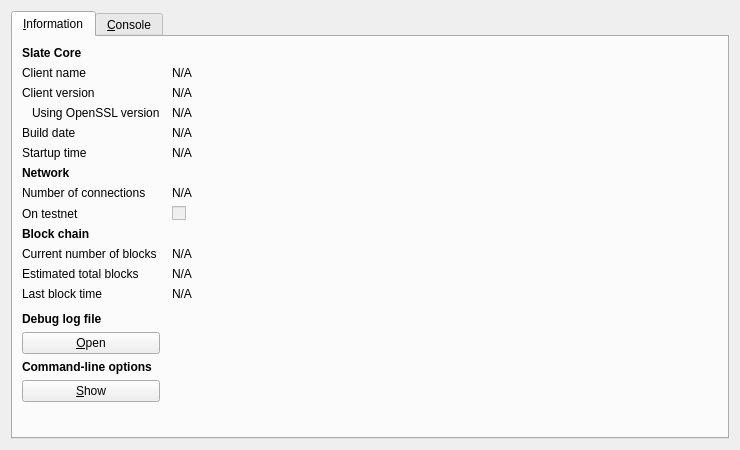
<?xml version="1.0" encoding="UTF-8"?>
<ui version="4.0">
 <class>RPCConsole</class>
 <widget class="QDialog" name="RPCConsole">
  <property name="geometry">
   <rect>
    <x>0</x>
    <y>0</y>
    <width>740</width>
    <height>450</height>
   </rect>
  </property>
  <property name="windowTitle">
   <string>Slate - Debug window</string>
  </property>
  <layout class="QVBoxLayout" name="verticalLayout_2">
   <item>
    <widget class="QTabWidget" name="tabWidget">
     <property name="currentIndex">
      <number>0</number>
     </property>
     <widget class="QWidget" name="tab_info">
      <attribute name="title">
       <string>&amp;Information</string>
      </attribute>
      <layout class="QGridLayout" name="gridLayout" columnstretch="0,1">
       <property name="horizontalSpacing">
        <number>12</number>
       </property>
       <item row="0" column="0">
        <widget class="QLabel" name="label_9">
         <property name="font">
          <font>
           <weight>75</weight>
           <bold>true</bold>
          </font>
         </property>
         <property name="text">
          <string>Slate Core</string>
         </property>
        </widget>
       </item>
       <item row="1" column="0">
        <widget class="QLabel" name="label_5">
         <property name="text">
          <string>Client name</string>
         </property>
        </widget>
       </item>
       <item row="1" column="1">
        <widget class="QLabel" name="clientName">
         <property name="cursor">
          <cursorShape>IBeamCursor</cursorShape>
         </property>
         <property name="text">
          <string>N/A</string>
         </property>
         <property name="textFormat">
          <enum>Qt::PlainText</enum>
         </property>
         <property name="textInteractionFlags">
          <set>Qt::LinksAccessibleByMouse|Qt::TextSelectableByKeyboard|Qt::TextSelectableByMouse</set>
         </property>
        </widget>
       </item>
       <item row="2" column="0">
        <widget class="QLabel" name="label_6">
         <property name="text">
          <string>Client version</string>
         </property>
        </widget>
       </item>
       <item row="2" column="1">
        <widget class="QLabel" name="clientVersion">
         <property name="cursor">
          <cursorShape>IBeamCursor</cursorShape>
         </property>
         <property name="text">
          <string>N/A</string>
         </property>
         <property name="textFormat">
          <enum>Qt::PlainText</enum>
         </property>
         <property name="textInteractionFlags">
          <set>Qt::LinksAccessibleByMouse|Qt::TextSelectableByKeyboard|Qt::TextSelectableByMouse</set>
         </property>
        </widget>
       </item>
       <item row="3" column="0">
        <widget class="QLabel" name="label_14">
         <property name="text">
          <string>Using OpenSSL version</string>
         </property>
         <property name="indent">
          <number>10</number>
         </property>
        </widget>
       </item>
       <item row="3" column="1">
        <widget class="QLabel" name="openSSLVersion">
         <property name="cursor">
          <cursorShape>IBeamCursor</cursorShape>
         </property>
         <property name="text">
          <string>N/A</string>
         </property>
         <property name="textFormat">
          <enum>Qt::PlainText</enum>
         </property>
         <property name="textInteractionFlags">
          <set>Qt::LinksAccessibleByMouse|Qt::TextSelectableByKeyboard|Qt::TextSelectableByMouse</set>
         </property>
        </widget>
       </item>
       <item row="4" column="0">
        <widget class="QLabel" name="label_12">
         <property name="text">
          <string>Build date</string>
         </property>
        </widget>
       </item>
       <item row="4" column="1">
        <widget class="QLabel" name="buildDate">
         <property name="cursor">
          <cursorShape>IBeamCursor</cursorShape>
         </property>
         <property name="text">
          <string>N/A</string>
         </property>
         <property name="textFormat">
          <enum>Qt::PlainText</enum>
         </property>
         <property name="textInteractionFlags">
          <set>Qt::LinksAccessibleByMouse|Qt::TextSelectableByKeyboard|Qt::TextSelectableByMouse</set>
         </property>
        </widget>
       </item>
       <item row="5" column="0">
        <widget class="QLabel" name="label_13">
         <property name="text">
          <string>Startup time</string>
         </property>
        </widget>
       </item>
       <item row="5" column="1">
        <widget class="QLabel" name="startupTime">
         <property name="cursor">
          <cursorShape>IBeamCursor</cursorShape>
         </property>
         <property name="text">
          <string>N/A</string>
         </property>
         <property name="textFormat">
          <enum>Qt::PlainText</enum>
         </property>
         <property name="textInteractionFlags">
          <set>Qt::LinksAccessibleByMouse|Qt::TextSelectableByKeyboard|Qt::TextSelectableByMouse</set>
         </property>
        </widget>
       </item>
       <item row="6" column="0">
        <widget class="QLabel" name="label_11">
         <property name="font">
          <font>
           <weight>75</weight>
           <bold>true</bold>
          </font>
         </property>
         <property name="text">
          <string>Network</string>
         </property>
        </widget>
       </item>
       <item row="7" column="0">
        <widget class="QLabel" name="label_7">
         <property name="text">
          <string>Number of connections</string>
         </property>
        </widget>
       </item>
       <item row="7" column="1">
        <widget class="QLabel" name="numberOfConnections">
         <property name="cursor">
          <cursorShape>IBeamCursor</cursorShape>
         </property>
         <property name="text">
          <string>N/A</string>
         </property>
         <property name="textFormat">
          <enum>Qt::PlainText</enum>
         </property>
         <property name="textInteractionFlags">
          <set>Qt::LinksAccessibleByMouse|Qt::TextSelectableByKeyboard|Qt::TextSelectableByMouse</set>
         </property>
        </widget>
       </item>
       <item row="8" column="0">
        <widget class="QLabel" name="label_8">
         <property name="text">
          <string>On testnet</string>
         </property>
        </widget>
       </item>
       <item row="8" column="1">
        <widget class="QCheckBox" name="isTestNet">
         <property name="enabled">
          <bool>false</bool>
         </property>
         <property name="text">
          <string/>
         </property>
        </widget>
       </item>
       <item row="9" column="0">
        <widget class="QLabel" name="label_10">
         <property name="font">
          <font>
           <weight>75</weight>
           <bold>true</bold>
          </font>
         </property>
         <property name="text">
          <string>Block chain</string>
         </property>
        </widget>
       </item>
       <item row="10" column="0">
        <widget class="QLabel" name="label_3">
         <property name="text">
          <string>Current number of blocks</string>
         </property>
        </widget>
       </item>
       <item row="10" column="1">
        <widget class="QLabel" name="numberOfBlocks">
         <property name="cursor">
          <cursorShape>IBeamCursor</cursorShape>
         </property>
         <property name="text">
          <string>N/A</string>
         </property>
         <property name="textFormat">
          <enum>Qt::PlainText</enum>
         </property>
         <property name="textInteractionFlags">
          <set>Qt::LinksAccessibleByMouse|Qt::TextSelectableByKeyboard|Qt::TextSelectableByMouse</set>
         </property>
        </widget>
       </item>
       <item row="11" column="0">
        <widget class="QLabel" name="label_4">
         <property name="text">
          <string>Estimated total blocks</string>
         </property>
        </widget>
       </item>
       <item row="11" column="1">
        <widget class="QLabel" name="totalBlocks">
         <property name="cursor">
          <cursorShape>IBeamCursor</cursorShape>
         </property>
         <property name="text">
          <string>N/A</string>
         </property>
         <property name="textFormat">
          <enum>Qt::PlainText</enum>
         </property>
         <property name="textInteractionFlags">
          <set>Qt::LinksAccessibleByMouse|Qt::TextSelectableByKeyboard|Qt::TextSelectableByMouse</set>
         </property>
        </widget>
       </item>
       <item row="12" column="0">
        <widget class="QLabel" name="label_2">
         <property name="text">
          <string>Last block time</string>
         </property>
        </widget>
       </item>
       <item row="12" column="1">
        <widget class="QLabel" name="lastBlockTime">
         <property name="cursor">
          <cursorShape>IBeamCursor</cursorShape>
         </property>
         <property name="text">
          <string>N/A</string>
         </property>
         <property name="textFormat">
          <enum>Qt::PlainText</enum>
         </property>
         <property name="textInteractionFlags">
          <set>Qt::LinksAccessibleByMouse|Qt::TextSelectableByKeyboard|Qt::TextSelectableByMouse</set>
         </property>
        </widget>
       </item>
       <item row="13" column="0">
        <spacer name="verticalSpacer_2">
         <property name="orientation">
          <enum>Qt::Vertical</enum>
         </property>
         <property name="sizeHint" stdset="0">
          <size>
           <width>20</width>
           <height>20</height>
          </size>
         </property>
        </spacer>
       </item>
       <item row="14" column="0">
        <widget class="QLabel" name="labelDebugLogfile">
         <property name="font">
          <font>
           <weight>75</weight>
           <bold>true</bold>
          </font>
         </property>
         <property name="text">
          <string>Debug log file</string>
         </property>
        </widget>
       </item>
       <item row="15" column="0">
        <widget class="QPushButton" name="openDebugLogfileButton">
         <property name="toolTip">
          <string>Open the Slate debug log file from the current data directory. This can take a few seconds for large log files.</string>
         </property>
         <property name="text">
          <string>&amp;Open</string>
         </property>
         <property name="autoDefault">
          <bool>false</bool>
         </property>
        </widget>
       </item>
       <item row="16" column="0">
        <widget class="QLabel" name="labelCLOptions">
         <property name="font">
          <font>
           <weight>75</weight>
           <bold>true</bold>
          </font>
         </property>
         <property name="text">
          <string>Command-line options</string>
         </property>
        </widget>
       </item>
       <item row="17" column="0">
        <widget class="QPushButton" name="showCLOptionsButton">
         <property name="toolTip">
          <string>Show the Slate-Qt help message to get a list with possible Slate command-line options.</string>
         </property>
         <property name="text">
          <string>&amp;Show</string>
         </property>
         <property name="autoDefault">
          <bool>false</bool>
         </property>
        </widget>
       </item>
       <item row="18" column="0">
        <spacer name="verticalSpacer">
         <property name="orientation">
          <enum>Qt::Vertical</enum>
         </property>
         <property name="sizeHint" stdset="0">
          <size>
           <width>20</width>
           <height>40</height>
          </size>
         </property>
        </spacer>
       </item>
      </layout>
     </widget>
     <widget class="QWidget" name="tab_console">
      <attribute name="title">
       <string>&amp;Console</string>
      </attribute>
      <layout class="QVBoxLayout" name="verticalLayout_3">
       <property name="spacing">
        <number>3</number>
       </property>
       <item>
        <widget class="QTextEdit" name="messagesWidget">
         <property name="minimumSize">
          <size>
           <width>0</width>
           <height>100</height>
          </size>
         </property>
         <property name="readOnly">
          <bool>true</bool>
         </property>
         <property name="tabKeyNavigation" stdset="0">
          <bool>false</bool>
         </property>
         <property name="columnCount" stdset="0">
          <number>2</number>
         </property>
        </widget>
       </item>
       <item>
        <layout class="QHBoxLayout" name="horizontalLayout">
         <property name="spacing">
          <number>3</number>
         </property>
         <item>
          <widget class="QLabel" name="label">
           <property name="text">
            <string notr="true">&gt;</string>
           </property>
          </widget>
         </item>
         <item>
          <widget class="QLineEdit" name="lineEdit"/>
         </item>
         <item>
          <widget class="QPushButton" name="clearButton">
           <property name="maximumSize">
            <size>
             <width>24</width>
             <height>24</height>
            </size>
           </property>
           <property name="toolTip">
            <string>Clear console</string>
           </property>
           <property name="text">
            <string/>
           </property>
           <property name="icon">
            <iconset resource="../bitcoin.qrc">
             <normaloff>:/icons/remove</normaloff>:/icons/remove</iconset>
           </property>
           <property name="shortcut">
            <string notr="true">Ctrl+L</string>
           </property>
           <property name="autoDefault">
            <bool>false</bool>
           </property>
          </widget>
         </item>
        </layout>
       </item>
      </layout>
     </widget>
    </widget>
   </item>
  </layout>
 </widget>
 <resources>
  <include location="../bitcoin.qrc"/>
 </resources>
 <connections/>
</ui>
